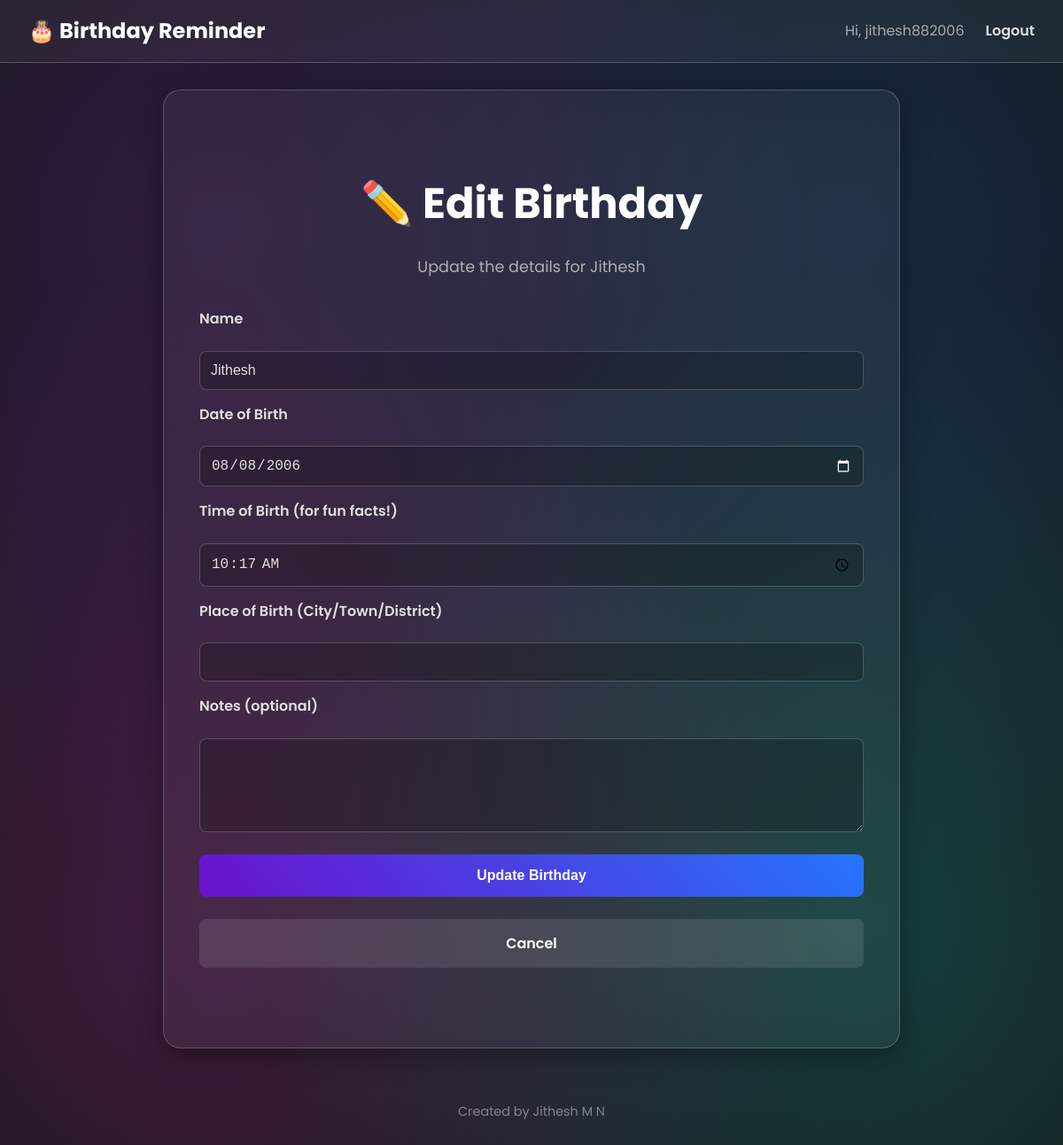
Page /edit/1 (signed in) on the committed database.
### app.py (models this page shows)
class User(UserMixin, db.Model):
    id = db.Column(db.Integer, primary_key=True)
    email = db.Column(db.String(100), unique=True, nullable=False)
    password = db.Column(db.String(200), nullable=False)
    birthdays = db.relationship('Birthday', backref='creator', lazy=True)

class Birthday(db.Model):
    id = db.Column(db.Integer, primary_key=True)
    name = db.Column(db.String(200), nullable=False)
    dob = db.Column(db.Date, nullable=False)
    tob = db.Column(db.String(50), nullable=True)
    pob = db.Column(db.String(200), nullable=True)
    notes = db.Column(db.Text, nullable=True)
    latitude = db.Column(db.Float, nullable=True)
    longitude = db.Column(db.Float, nullable=True)
    user_id = db.Column(db.Integer, db.ForeignKey('user.id'), nullable=False)

### app.py (the view, shortened to what this page needs)
@app.route('/edit/<int:id>', methods=['GET', 'POST'])
@login_required
def edit(id):
    birthday_to_edit = Birthday.query.get_or_404(id)
    if birthday_to_edit.creator != current_user and current_user.email != ADMIN_EMAIL:
        flash("You can only edit birthdays that you have added.", "error")
        return redirect(url_for('index'))
    return render_template('edit.html', birthday=birthday_to_edit)

### app.py (called while the page is built)
@login_manager.user_loader
def load_user(user_id):
    return db.session.get(User, int(user_id))

### templates/edit.html (shortened to what this page needs)
{% extends "base.html" %}
{% block content %}
<div class="auth-container" style="max-width: 750px; text-align:left;">
    <header style="text-align:center;">
        <h1>✏️ Edit Birthday</h1>
        <p>Update the details for {{ birthday.name }}</p>
    </header>
    <section class="add-birthday-form">
        <form method="POST" action="/edit/{{ birthday.id }}">
            <label for="name">Name</label>
            <input type="text" name="name" value="{{ birthday.name }}" required>
            <label for="dob">Date of Birth</label>
            <input type="date" name="dob" value="{{ birthday.dob.strftime('%Y-%m-%d') }}" required>
            <label for="tob">Time of Birth (for fun facts!)</label>
            <input type="time" name="tob" value="{{ birthday.tob or '' }}">
            <label for="pob">Place of Birth (City/Town/District)</label>
            <input type="text" name="pob" value="{{ birthday.pob or '' }}">
            <label for="notes">Notes (optional)</label>
            <textarea name="notes">{{ birthday.notes or '' }}</textarea>
            <button type="submit">Update Birthday</button>
            <a href="/" class="cancel-btn">Cancel</a>
        </form>
    </section>
</div>
{% endblock %}

### templates/base.html (shortened to what this page needs)
<!DOCTYPE html>
<html lang="en">
<head>
    <link rel="stylesheet" href="{{ url_for('static', filename='style.css') }}">
</head>
<body>
    <nav class="navbar">
        <a href="{{ url_for('index') }}" class="nav-brand">🎂 Birthday Reminder</a>
        <div class="nav-links">
            {% if current_user.is_authenticated %}
                <span class="nav-user">Hi, {{ current_user.email.split('@')[0] }}</span>
                <a href="{{ url_for('logout') }}">Logout</a>
            {% else %}
                <a href="{{ url_for('login') }}">Login</a>
                <a href="{{ url_for('register') }}">Register</a>
            {% endif %}
        </div>
    </nav>
    <div class="container">
        {% block content %}{% endblock %}
    </div>
    <footer>
        <p>Created by Jithesh M N</p>
    </footer>
</body>
</html>

### static/style.css (style rules this page uses)
:root { --primary-color: #6a11cb; --secondary-color: #2575fc; --text-color: #e0e0e0; --bg-color: #121212; --container-bg: rgba(255, 255, 255, 0.05); --border-color: rgba(255, 255, 255, 0.2); --success-bg: rgba(46, 204, 113, 0.1); --success-color: #2ecc71; --error-bg: rgba(231, 76, 60, 0.1); --error-color: #e74c3c; }
body { font-family: 'Poppins', sans-serif; color: var(--text-color); background-color: var(--bg-color); background-image: radial-gradient(at 20% 20%, hsla(271, 91%, 63%, 0.2) 0px, transparent 50%), radial-gradient(at 80% 20%, hsla(212, 96%, 58%, 0.2) 0px, transparent 50%), radial-gradient(at 20% 80%, hsla(300, 91%, 63%, 0.2) 0px, transparent 50%), radial-gradient(at 80% 80%, hsla(180, 96%, 58%, 0.2) 0px, transparent 50%); margin: 0; padding: 0; line-height: 1.6; }
.container { max-width: 750px; margin: 30px auto; background: var(--container-bg); border-radius: 20px; padding: 40px; border: 1px solid var(--border-color); backdrop-filter: blur(15px); box-shadow: 0 8px 32px 0 rgba(0, 0, 0, 0.37); }
header { text-align: center; margin-bottom: 30px; }
header h1 { font-size: 3rem; font-weight: 700; color: #fff; margin: 0; }
header p { color: #b0b0b0; font-size: 1.1rem; }
form { display: flex; flex-direction: column; gap: 15px; }
form input, form textarea { padding: 12px; background: rgba(0,0,0,0.2); border: 1px solid var(--border-color); border-radius: 8px; color: var(--text-color); font-size: 1rem; transition: all 0.2s ease; }
form textarea { min-height: 80px; resize: vertical; }
form button, .cancel-btn { padding: 15px; border: none; border-radius: 8px; font-size: 1rem; font-weight: 600; cursor: pointer; transition: all 0.3s ease; margin-top: 10px; }
form button { background: linear-gradient(45deg, var(--primary-color), var(--secondary-color)); color: white; }
.cancel-btn { background: rgba(255,255,255,0.1); color: white; text-align: center; text-decoration: none; }
.navbar { display: flex; justify-content: space-between; align-items: center; padding: 1rem 2rem; background: var(--container-bg); border-bottom: 1px solid var(--border-color); backdrop-filter: blur(15px); }
.nav-brand { font-weight: 700; font-size: 1.5rem; color: #fff; text-decoration: none; }
.nav-links { display: flex; align-items: center; gap: 1.5rem; }
.nav-links a { color: var(--text-color); text-decoration: none; font-weight: 600; transition: color 0.2s; }
.nav-user { color: #aaa; }
.auth-container { max-width: 450px; margin: 50px auto; }
.auth-container header { margin-bottom: 2rem; }
.auth-container label { display: block; margin-bottom: 0.5rem; font-weight: 600; }
.auth-container input { width: 100%; box-sizing: border-box; }
.auth-container button { width: 100%; }
footer { text-align: center; padding: 30px 20px; color: var(--text-color); opacity: 0.5; font-size: 0.9rem; }
footer p { margin: 0; }

### rows in the picture
User: email "jithesh882006"
Birthday: name "Jithesh", dob "08/08/2006", tob "10:17"
